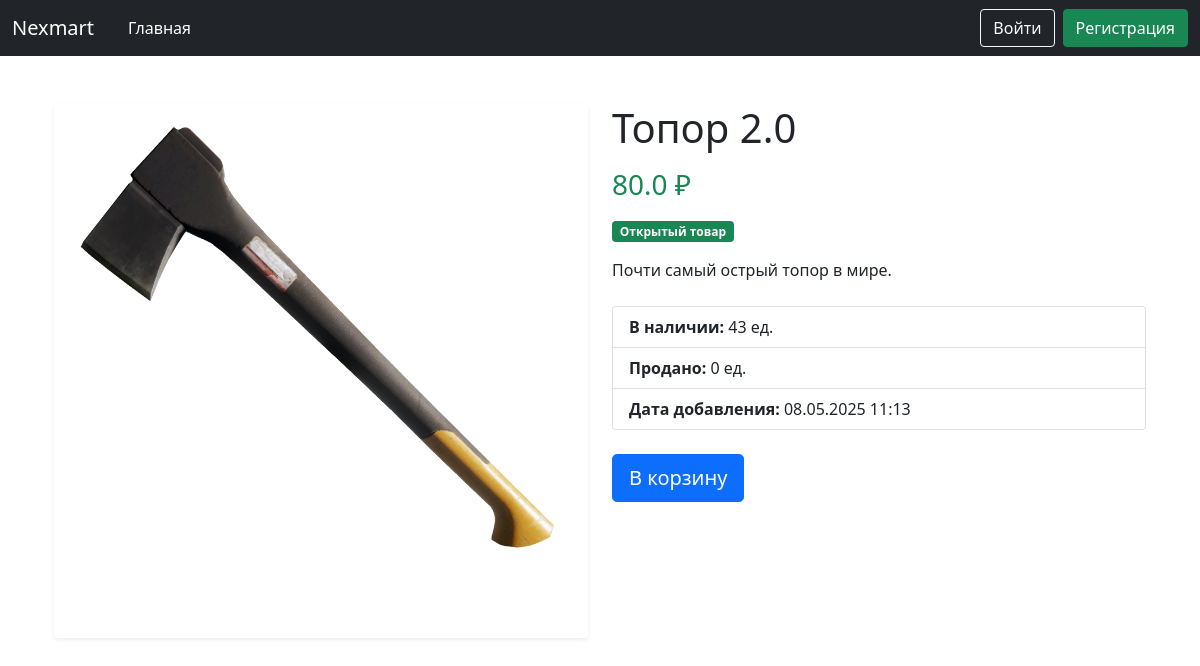
The app's page /products/4 with its own data.
### data/product.py (models this page shows, shortened)
class Product(SqlAlchemyBase):
    __tablename__ = 'products'
    id = sqlalchemy.Column(sqlalchemy.Integer, primary_key=True, autoincrement=True)
    name = sqlalchemy.Column(sqlalchemy.String, nullable=False)
    price = sqlalchemy.Column(sqlalchemy.Float, nullable=False)
    description = sqlalchemy.Column(sqlalchemy.Text)
    created_date = sqlalchemy.Column(sqlalchemy.DateTime, default=datetime.datetime.now)
    open = sqlalchemy.Column(sqlalchemy.Boolean)  # открыт ли продукт для общего доступа
    amount_available = sqlalchemy.Column(sqlalchemy.Integer)  # сколько есть продукта для продажи
    amount_sell = sqlalchemy.Column(sqlalchemy.Integer)  # сколько продано для статистики
    image = sqlalchemy.Column(sqlalchemy.String)
    user_id = sqlalchemy.Column(sqlalchemy.Integer, sqlalchemy.ForeignKey('users.id'))
    user = sqlalchemy.orm.relationship('User', back_populates='products')

### main.py (the view)
@app.route('/products/<int:product_id>')
def show_product(product_id):
    db_sess = db_session.create_session()
    product = db_sess.query(Product).filter(Product.id == product_id).first()
    return render_template('product.html', product=product)

### data/db_session.py (called while the page is built)
def create_session() -> Session:
    global __factory
    return __factory()

### templates/product.html
{% extends "base.html" %}
{% block content %}
<div class="container my-5">
    <div class="row">
        <div class="col-md-6">
            {% if product.image %}
                <img src="{{ url_for('static', filename='upload/' + product.image) }}"
                     alt="{{ product.name }}"
                     class="img-fluid rounded shadow-sm">
            {% else %}
                <div class="bg-secondary text-white d-flex align-items-center justify-content-center"
                     style="height: 400px; border-radius: .25rem;">
                    <span class="fs-4">Изображение отсутствует</span>
                </div>
            {% endif %}
        </div>
        <div class="col-md-6">
            <h1 class="mb-3">{{ product.name }}</h1>
            <h3 class="text-success mb-3">{{ product.price }} ₽</h3>
            {% if product.open %}
            <span class="badge bg-success mb-3">Открытый товар</span>
            {% else %}
            <span class="badge bg-danger mb-3">Закрытый товар</span>
            {% endif %}
            <p class="mb-4">{{ product.description or "Описание отсутствует." }}</p>
            <ul class="list-group mb-4">
                <li class="list-group-item">
                    <strong>В наличии:</strong>
                    {% if product.amount_available and product.amount_available > 0 %}
                    {{ product.amount_available }} ед.
                    {% else %}
                    <span class="text-danger">Нет в наличии</span>
                    {% endif %}
                </li>
                <li class="list-group-item">
                    <strong>Продано:</strong> {{ product.amount_sell or 0 }} ед.
                </li>
                <li class="list-group-item">
                    <strong>Дата добавления:</strong> {{ product.created_date.strftime('%d.%m.%Y %H:%M') if
                    product.created_date else '-' }}
                </li>
            </ul>
            {% if product.amount_available and product.amount_available > 0 and product.open %}
            <a href="{{ url_for('add_cart', product_id=product.id) }}" class="btn btn-primary btn-lg">
                В корзину
            </a>
            {% else %}
            <button class="btn btn-secondary btn-lg">Нет в наличии</button>
            {% endif %}
        </div>
    </div>
</div>
{% endblock %}

### static/css/style.css (style rules this page uses)
.badge.bg-success { transition: all 0.3s ease; }
.btn { position: relative; overflow: hidden; }
.btn::after { content: ''; position: absolute; top: 50%; left: 50%; width: 5px; height: 5px; background: rgba(255, 255, 255, 0.3); opacity: 0; border-radius: 50%; transform: scale(1, 1) translate(-50%, -50%); transform-origin: 50% 50%; }

### records on screen
Product: image (picture), name "Топор 2.0", price "80.0", description "Почти самый острый топор в мире.", amount_available "43", amount_sell "0", created_date "08.05.2025 11:13"
